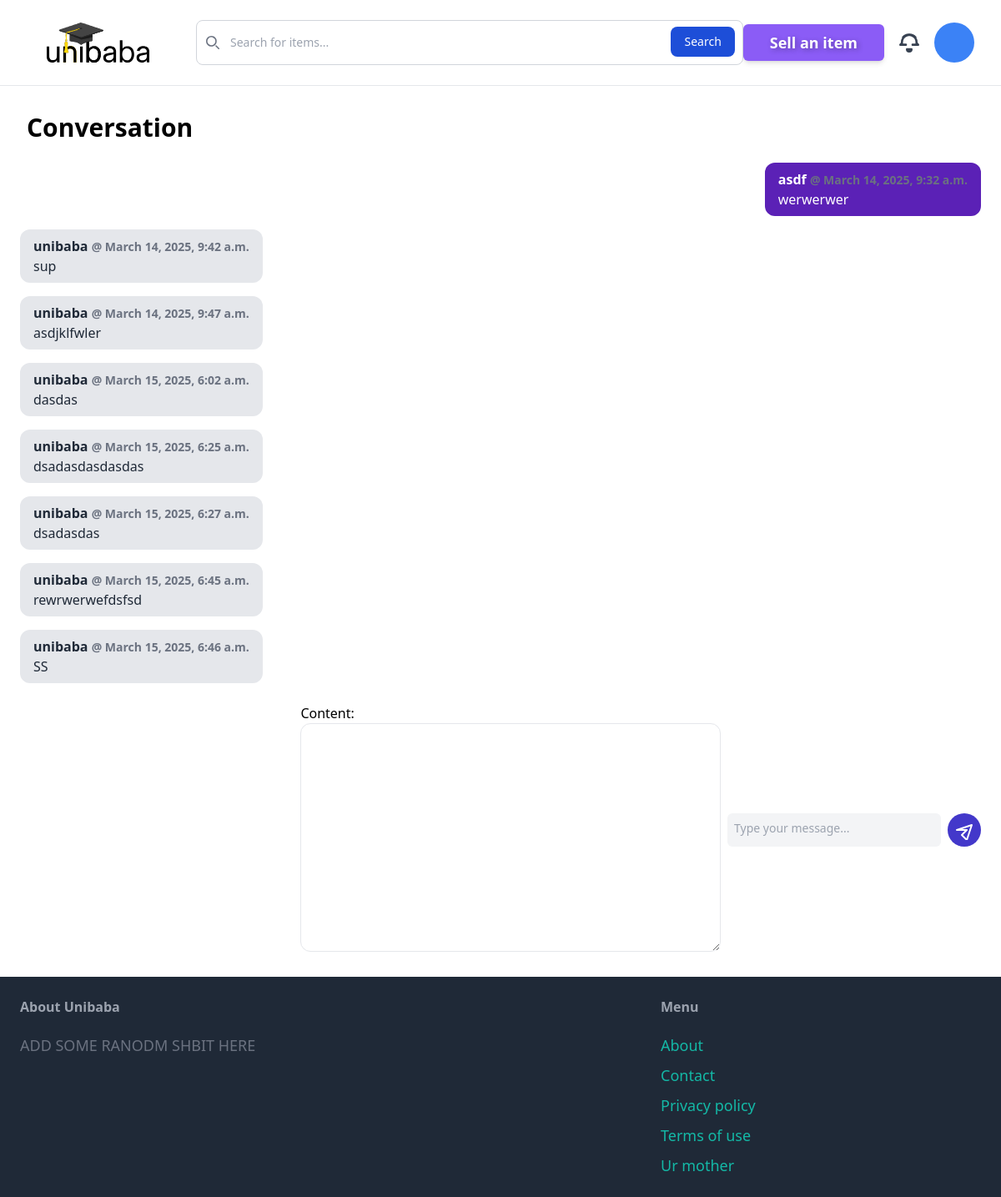
The page /inbox/2/ (signed in) on the database its author committed.
### conversation/models.py (models this page shows)
class ConversationMessage(models.Model):
    conversation=models.ForeignKey(Conversation,related_name='messages',on_delete=models.CASCADE)
    content=models.TextField()
    created_at = models.DateTimeField(auto_now_add=True)
    created_by=models.ForeignKey(User, related_name='created_messages', on_delete=models.CASCADE)

### conversation/views.py (the view)
# urls.py: path('<int:pk>/',views.detail,name='detail'),
@login_required
def detail(request, pk):
    conversation = Conversation.objects.filter(members__in=[request.user.id]).get(pk=pk)
    if request.method == 'POST':
        form = ConversationMessageForm(request.POST)
        if form.is_valid():
            conversation_message = form.save(commit=False)
            conversation_message.conversation = conversation
            conversation_message.created_by = request.user
            conversation_message.save()
            conversation.save()
            return redirect('conversation:detail', pk=pk)
    else:
        form = ConversationMessageForm()
    return render(request, 'conversation/detail.html', {
        'conversation': conversation,
        'form': form
    })

### conversation/forms.py
class ConversationMessageForm(forms.ModelForm):
    class Meta:
        model=ConversationMessage
        fields =('content',)
        widgets={
            'content': forms.Textarea(attrs={
                'class':'w-full py-4 px-6 rounded-xl border'
            })
        }

### conversation/templates/conversation/detail.html (shortened to what this page needs)
{% extends 'base/templatepage.html' %}
{% block content %}
<h1 class="text-3xl font-bold mb-4 text-black p-2 ">Conversation</h1>
<div class="space-y-4">
    {% for message in conversation.messages.all %}
        <div class="flex {% if message.created_by == request.user %}justify-end{% else %}justify-start{% endif %}">
            <div class="max-w-xs px-4 py-2 rounded-xl {% if message.created_by == request.user %}bg-violet-800 text-white{% else %}bg-gray-200 text-gray-800{% endif %}">
                <p class="font-semibold">{{ message.created_by.username }} <span class="text-sm text-gray-500"> @ {{ message.created_at }}</span></p>
                <p>{{ message.content }}</p>
            </div>
        </div>
    {% endfor %}
</div>
<form method="post" action="." class="mt-6 flex justify-end items-center space-x-2">
    <div class="flex items-center space-x-2">
        <div>
            {{form.as_p}}
        </div>
        <textarea name="message" class="w-64 h-10 p-2 text-sm text-gray-800 bg-gray-100 rounded-md resize-none" placeholder="Type your message..." required></textarea>
        <button type="submit" class="w-10 h-10 flex justify-center items-center bg-indigo-700 hover:bg-indigo-900 rounded-full text-white">
            <svg class="w-6 h-6" xmlns="http://www.w3.org/2000/svg" fill="none" viewBox="0 0 24 24" stroke="currentColor">
                <path stroke-linecap="round" stroke-linejoin="round" stroke-width="2" d="M3 12l18-6-6 18-6-6 6-6z"/>
            </svg>
        </button>
    </div>
</form>
{% endblock %}

### rows shown on the page
ConversationMessage: created_by.username "asdf", created_at "March 14, 2025, 9:32 a.m.", content "werwerwer"
ConversationMessage: created_by.username "unibaba", created_at "March 14, 2025, 9:42 a.m.", content "sup"
ConversationMessage: created_by.username "unibaba", created_at "March 14, 2025, 9:47 a.m.", content "asdjklfwler"
ConversationMessage: created_by.username "unibaba", created_at "March 15, 2025, 6:02 a.m.", content "dasdas"
ConversationMessage: created_by.username "unibaba", created_at "March 15, 2025, 6:25 a.m.", content "dsadasdasdasdas"
ConversationMessage: created_by.username "unibaba", created_at "March 15, 2025, 6:27 a.m.", content "dsadasdas"
ConversationMessage: created_by.username "unibaba", created_at "March 15, 2025, 6:45 a.m.", content "rewrwerwefdsfsd"
ConversationMessage: created_by.username "unibaba", created_at "March 15, 2025, 6:46 a.m.", content "SS"
